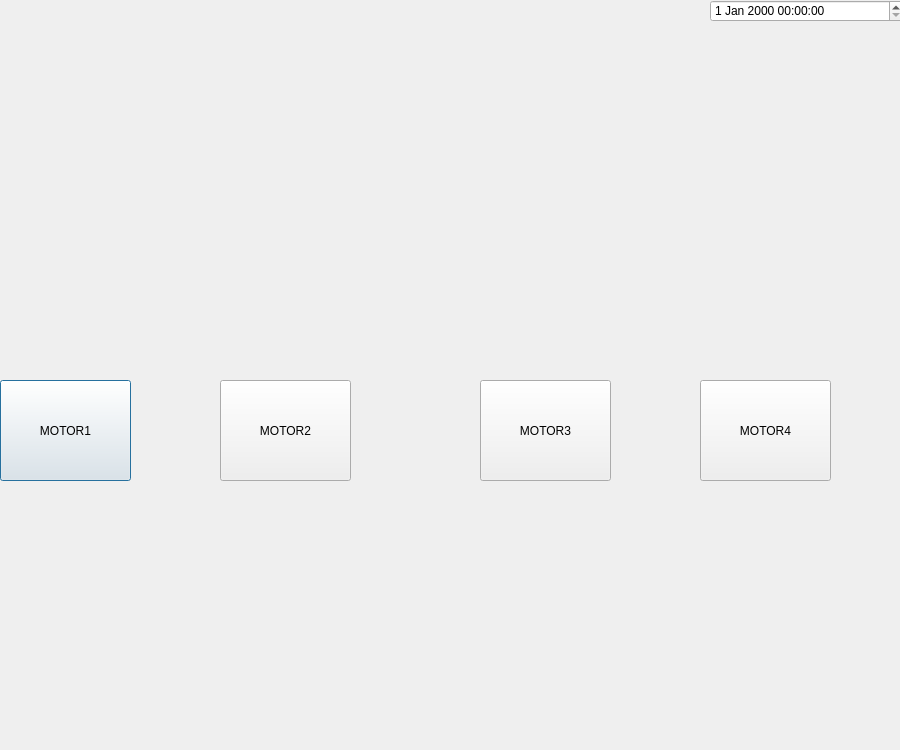
<?xml version="1.0" encoding="UTF-8"?>
<ui version="4.0">
 <class>Dialog</class>
 <widget class="QDialog" name="Dialog">
  <property name="geometry">
   <rect>
    <x>0</x>
    <y>0</y>
    <width>900</width>
    <height>750</height>
   </rect>
  </property>
  <property name="windowTitle">
   <string>Dialog</string>
  </property>
  <widget class="QLabel" name="motor3text">
   <property name="geometry">
    <rect>
     <x>480</x>
     <y>470</y>
     <width>211</width>
     <height>281</height>
    </rect>
   </property>
   <property name="text">
    <string/>
   </property>
   <property name="pixmap">
    <pixmap>filledtext2.jpg</pixmap>
   </property>
  </widget>
  <widget class="QLabel" name="motor4text">
   <property name="geometry">
    <rect>
     <x>700</x>
     <y>470</y>
     <width>221</width>
     <height>281</height>
    </rect>
   </property>
   <property name="text">
    <string/>
   </property>
   <property name="pixmap">
    <pixmap>filledtext2.jpg</pixmap>
   </property>
  </widget>
  <widget class="QLabel" name="background">
   <property name="geometry">
    <rect>
     <x>0</x>
     <y>0</y>
     <width>900</width>
     <height>481</height>
    </rect>
   </property>
   <property name="text">
    <string/>
   </property>
   <property name="pixmap">
    <pixmap>background.jpg</pixmap>
   </property>
  </widget>
  <widget class="QPushButton" name="MOTOR1action">
   <property name="geometry">
    <rect>
     <x>0</x>
     <y>380</y>
     <width>131</width>
     <height>101</height>
    </rect>
   </property>
   <property name="text">
    <string>MOTOR1</string>
   </property>
   <property name="autoExclusive">
    <bool>true</bool>
   </property>
   <attribute name="buttonGroup">
    <string notr="true">buttonGroup</string>
   </attribute>
  </widget>
  <widget class="QPushButton" name="MOTOR2action">
   <property name="geometry">
    <rect>
     <x>220</x>
     <y>380</y>
     <width>131</width>
     <height>101</height>
    </rect>
   </property>
   <property name="text">
    <string>MOTOR2</string>
   </property>
   <property name="autoExclusive">
    <bool>true</bool>
   </property>
   <attribute name="buttonGroup">
    <string notr="true">buttonGroup</string>
   </attribute>
  </widget>
  <widget class="QPushButton" name="MOTOR3action">
   <property name="geometry">
    <rect>
     <x>480</x>
     <y>380</y>
     <width>131</width>
     <height>101</height>
    </rect>
   </property>
   <property name="text">
    <string>MOTOR3</string>
   </property>
   <property name="autoExclusive">
    <bool>true</bool>
   </property>
   <attribute name="buttonGroup">
    <string notr="true">buttonGroup</string>
   </attribute>
  </widget>
  <widget class="QPushButton" name="MOTOR4action">
   <property name="geometry">
    <rect>
     <x>700</x>
     <y>380</y>
     <width>131</width>
     <height>101</height>
    </rect>
   </property>
   <property name="text">
    <string>MOTOR4</string>
   </property>
   <property name="autoExclusive">
    <bool>true</bool>
   </property>
   <attribute name="buttonGroup">
    <string notr="true">buttonGroup</string>
   </attribute>
  </widget>
  <widget class="QDateTimeEdit" name="dateTimeEdit">
   <property name="geometry">
    <rect>
     <x>710</x>
     <y>0</y>
     <width>194</width>
     <height>22</height>
    </rect>
   </property>
  </widget>
  <widget class="QLabel" name="motor2text">
   <property name="geometry">
    <rect>
     <x>220</x>
     <y>470</y>
     <width>211</width>
     <height>281</height>
    </rect>
   </property>
   <property name="text">
    <string/>
   </property>
   <property name="pixmap">
    <pixmap>filledtext2.jpg</pixmap>
   </property>
  </widget>
  <widget class="QLabel" name="motor1text">
   <property name="geometry">
    <rect>
     <x>0</x>
     <y>470</y>
     <width>211</width>
     <height>281</height>
    </rect>
   </property>
   <property name="text">
    <string/>
   </property>
   <property name="pixmap">
    <pixmap>filledtext2.jpg</pixmap>
   </property>
  </widget>
  <widget class="QWidget" name="layoutWidget">
   <property name="geometry">
    <rect>
     <x>310</x>
     <y>492</y>
     <width>71</width>
     <height>221</height>
    </rect>
   </property>
   <layout class="QVBoxLayout" name="verticalLayout_2">
    <item>
     <widget class="QLabel" name="speed1_2">
      <property name="text">
       <string/>
      </property>
     </widget>
    </item>
    <item>
     <widget class="QLabel" name="v1_4">
      <property name="text">
       <string/>
      </property>
     </widget>
    </item>
    <item>
     <widget class="QLabel" name="v1_5">
      <property name="text">
       <string/>
      </property>
     </widget>
    </item>
    <item>
     <widget class="QLabel" name="v1_6">
      <property name="text">
       <string/>
      </property>
     </widget>
    </item>
    <item>
     <widget class="QLabel" name="vC1_2">
      <property name="text">
       <string/>
      </property>
     </widget>
    </item>
    <item>
     <widget class="QLabel" name="C1_4">
      <property name="text">
       <string/>
      </property>
     </widget>
    </item>
    <item>
     <widget class="QLabel" name="C1_5">
      <property name="text">
       <string/>
      </property>
     </widget>
    </item>
    <item>
     <widget class="QLabel" name="A1_4">
      <property name="text">
       <string/>
      </property>
     </widget>
    </item>
    <item>
     <widget class="QLabel" name="A1_5">
      <property name="text">
       <string/>
      </property>
     </widget>
    </item>
    <item>
     <widget class="QLabel" name="A1_6">
      <property name="text">
       <string/>
      </property>
     </widget>
    </item>
    <item>
     <widget class="QLabel" name="PA1_4">
      <property name="text">
       <string/>
      </property>
     </widget>
    </item>
    <item>
     <widget class="QLabel" name="PA1_5">
      <property name="text">
       <string/>
      </property>
     </widget>
    </item>
    <item>
     <widget class="QLabel" name="PA1_6">
      <property name="text">
       <string/>
      </property>
     </widget>
    </item>
   </layout>
  </widget>
  <widget class="QWidget" name="layoutWidget_2">
   <property name="geometry">
    <rect>
     <x>570</x>
     <y>490</y>
     <width>71</width>
     <height>243</height>
    </rect>
   </property>
   <layout class="QVBoxLayout" name="verticalLayout_3">
    <item>
     <widget class="QLabel" name="speed1_3">
      <property name="text">
       <string/>
      </property>
     </widget>
    </item>
    <item>
     <widget class="QLabel" name="v1_7">
      <property name="text">
       <string/>
      </property>
     </widget>
    </item>
    <item>
     <widget class="QLabel" name="v1_8">
      <property name="text">
       <string/>
      </property>
     </widget>
    </item>
    <item>
     <widget class="QLabel" name="v1_9">
      <property name="text">
       <string/>
      </property>
     </widget>
    </item>
    <item>
     <widget class="QLabel" name="vC1_3">
      <property name="text">
       <string/>
      </property>
     </widget>
    </item>
    <item>
     <widget class="QLabel" name="C1_6">
      <property name="text">
       <string/>
      </property>
     </widget>
    </item>
    <item>
     <widget class="QLabel" name="C1_7">
      <property name="text">
       <string/>
      </property>
     </widget>
    </item>
    <item>
     <widget class="QLabel" name="A1_7">
      <property name="text">
       <string/>
      </property>
     </widget>
    </item>
    <item>
     <widget class="QLabel" name="A1_8">
      <property name="text">
       <string/>
      </property>
     </widget>
    </item>
    <item>
     <widget class="QLabel" name="A1_9">
      <property name="text">
       <string/>
      </property>
     </widget>
    </item>
    <item>
     <widget class="QLabel" name="PA1_7">
      <property name="text">
       <string/>
      </property>
     </widget>
    </item>
    <item>
     <widget class="QLabel" name="PA1_8">
      <property name="text">
       <string/>
      </property>
     </widget>
    </item>
    <item>
     <widget class="QLabel" name="PA1_9">
      <property name="text">
       <string/>
      </property>
     </widget>
    </item>
   </layout>
  </widget>
  <widget class="QWidget" name="layoutWidget_3">
   <property name="geometry">
    <rect>
     <x>790</x>
     <y>492</y>
     <width>71</width>
     <height>243</height>
    </rect>
   </property>
   <layout class="QVBoxLayout" name="verticalLayout_4">
    <item>
     <widget class="QLabel" name="speed1_4">
      <property name="text">
       <string/>
      </property>
     </widget>
    </item>
    <item>
     <widget class="QLabel" name="v1_10">
      <property name="text">
       <string/>
      </property>
     </widget>
    </item>
    <item>
     <widget class="QLabel" name="v1_11">
      <property name="text">
       <string/>
      </property>
     </widget>
    </item>
    <item>
     <widget class="QLabel" name="v1_12">
      <property name="text">
       <string/>
      </property>
     </widget>
    </item>
    <item>
     <widget class="QLabel" name="vC1_4">
      <property name="text">
       <string/>
      </property>
     </widget>
    </item>
    <item>
     <widget class="QLabel" name="C1_8">
      <property name="text">
       <string/>
      </property>
     </widget>
    </item>
    <item>
     <widget class="QLabel" name="C1_9">
      <property name="text">
       <string/>
      </property>
     </widget>
    </item>
    <item>
     <widget class="QLabel" name="A1_10">
      <property name="text">
       <string/>
      </property>
     </widget>
    </item>
    <item>
     <widget class="QLabel" name="A1_11">
      <property name="text">
       <string/>
      </property>
     </widget>
    </item>
    <item>
     <widget class="QLabel" name="A1_12">
      <property name="text">
       <string/>
      </property>
     </widget>
    </item>
    <item>
     <widget class="QLabel" name="PA1_10">
      <property name="text">
       <string/>
      </property>
     </widget>
    </item>
    <item>
     <widget class="QLabel" name="PA1_11">
      <property name="text">
       <string/>
      </property>
     </widget>
    </item>
    <item>
     <widget class="QLabel" name="PA1_12">
      <property name="text">
       <string/>
      </property>
     </widget>
    </item>
   </layout>
  </widget>
  <widget class="QWidget" name="layoutWidget_4">
   <property name="geometry">
    <rect>
     <x>90</x>
     <y>500</y>
     <width>71</width>
     <height>221</height>
    </rect>
   </property>
   <layout class="QVBoxLayout" name="verticalLayout_5">
    <item>
     <widget class="QLabel" name="speed1">
      <property name="text">
       <string/>
      </property>
     </widget>
    </item>
    <item>
     <widget class="QLabel" name="v1_1">
      <property name="text">
       <string/>
      </property>
     </widget>
    </item>
    <item>
     <widget class="QLabel" name="v1_2">
      <property name="text">
       <string/>
      </property>
     </widget>
    </item>
    <item>
     <widget class="QLabel" name="v1_3">
      <property name="text">
       <string/>
      </property>
     </widget>
    </item>
    <item>
     <widget class="QLabel" name="vC1_1">
      <property name="text">
       <string/>
      </property>
     </widget>
    </item>
    <item>
     <widget class="QLabel" name="C1_2">
      <property name="text">
       <string/>
      </property>
     </widget>
    </item>
    <item>
     <widget class="QLabel" name="C1_3">
      <property name="text">
       <string/>
      </property>
     </widget>
    </item>
    <item>
     <widget class="QLabel" name="A1_1">
      <property name="text">
       <string/>
      </property>
     </widget>
    </item>
    <item>
     <widget class="QLabel" name="A1_2">
      <property name="text">
       <string/>
      </property>
     </widget>
    </item>
    <item>
     <widget class="QLabel" name="A1_3">
      <property name="text">
       <string/>
      </property>
     </widget>
    </item>
    <item>
     <widget class="QLabel" name="PA1_1">
      <property name="text">
       <string/>
      </property>
     </widget>
    </item>
    <item>
     <widget class="QLabel" name="PA1_2">
      <property name="text">
       <string/>
      </property>
     </widget>
    </item>
    <item>
     <widget class="QLabel" name="PA1_3">
      <property name="text">
       <string/>
      </property>
     </widget>
    </item>
   </layout>
  </widget>
  <zorder>motor1text</zorder>
  <zorder>background</zorder>
  <zorder>motor3text</zorder>
  <zorder>motor4text</zorder>
  <zorder>MOTOR1action</zorder>
  <zorder>MOTOR2action</zorder>
  <zorder>MOTOR3action</zorder>
  <zorder>MOTOR4action</zorder>
  <zorder>dateTimeEdit</zorder>
  <zorder>motor2text</zorder>
  <zorder>layoutWidget</zorder>
  <zorder>layoutWidget_2</zorder>
  <zorder>layoutWidget_3</zorder>
  <zorder>layoutWidget_4</zorder>
 </widget>
 <resources/>
 <connections/>
 <buttongroups>
  <buttongroup name="buttonGroup"/>
 </buttongroups>
</ui>
